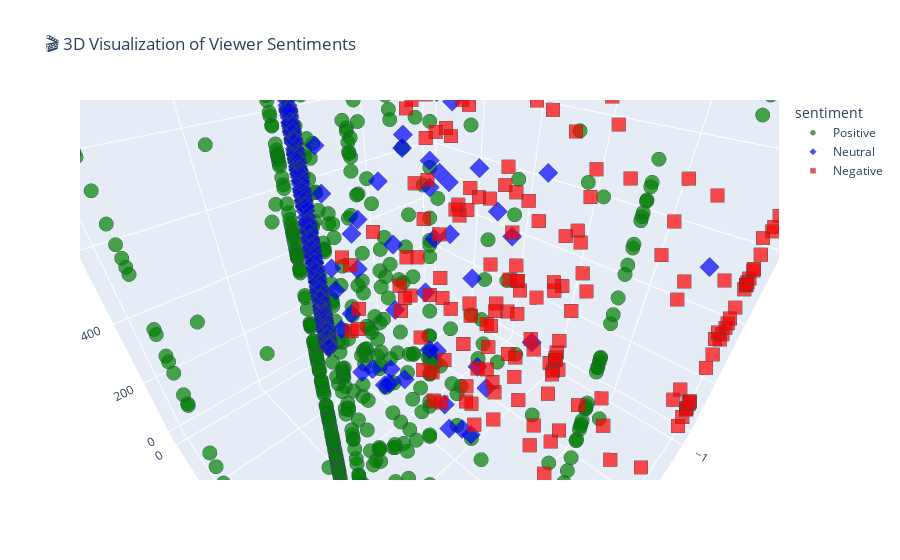

Notebook cell for this chart:
### Code cell
# ==============================
# STEP 6: 3D Visualization (Sentiment Analysis) + AUTO SAVE (FIXED)
# ==============================
import os

# --- Ensure columns exist ---
required_cols = ['polarity', 'subjectivity', 'sentiment']
missing = [col for col in required_cols if col not in df.columns]
if missing:
    print(f"⚠️ Missing columns detected: {missing}")
    print("➡️ Generating polarity, subjectivity, and sentiment columns automatically...")
    from textblob import TextBlob

    def get_polarity(text):
        return TextBlob(str(text)).sentiment.polarity

    def get_subjectivity(text):
        return TextBlob(str(text)).sentiment.subjectivity

    def get_sentiment(score):
        if score > 0.05:
            return 'Positive'
        elif score < -0.05:
            return 'Negative'
        else:
            return 'Neutral'

    df['polarity'] = df['clean_text'].apply(get_polarity)
    df['subjectivity'] = df['clean_text'].apply(get_subjectivity)
    df['sentiment'] = df['polarity'].apply(get_sentiment)

# --- Create smaller sample for performance ---
df_sample = df.sample(n=min(1000, len(df)), random_state=42).reset_index(drop=True)

# --- Folder setup ---
save_folder = r"C:\Users\tejae\OneDrive\Desktop\textanalyticscapstone\dataset"
os.makedirs(save_folder, exist_ok=True)

# ==============================
# --- Plotly Interactive Visualization ---
# ==============================
import plotly.express as px

fig = px.scatter_3d(
    df_sample,
    x='polarity', y='subjectivity', z=df_sample.index,
    color='sentiment',
    title='🎬 3D Visualization of Viewer Sentiments',
    color_discrete_map={'Positive': 'green', 'Neutral': 'blue', 'Negative': 'red'},
    symbol='sentiment',
    opacity=0.7
)

fig.update_traces(marker=dict(size=5, line=dict(width=0.5, color='DarkSlateGrey')))
fig.update_layout(scene=dict(
    xaxis_title='Polarity (−1 to +1)',
    yaxis_title='Subjectivity (0 to 1)',
    zaxis_title='Review Index'
))
fig.show()

# --- Save Plotly charts ---
html_path = os.path.join(save_folder, "UC1_Sentiment_3D.html")
png_path = os.path.join(save_folder, "UC1_Sentiment_3D.png")

fig.write_html(html_path)

try:
    fig.write_image(png_path)
    print(f"✅ Plotly visuals saved:\n{html_path}\n{png_path}")
except Exception as e:
    print(f"⚠️ PNG save failed (install kaleido): {e}")
    print(f"✅ Interactive HTML saved:\n{html_path}")

# ==============================
# --- Matplotlib Static Visualization ---
# ==============================
import matplotlib.pyplot as plt
from mpl_toolkits.mplot3d import Axes3D

fig2 = plt.figure(figsize=(10,7))
ax = fig2.add_subplot(111, projection='3d')
colors = {'Positive':'green', 'Negative':'red', 'Neutral':'blue'}

ax.scatter(
    df_sample['polarity'],
    df_sample['subjectivity'],
    df_sample.index,
    c=df_sample['sentiment'].map(colors),
    s=40, alpha=0.6
)

ax.set_xlabel('Polarity')
ax.set_ylabel('Subjectivity')
ax.set_zlabel('Index')
ax.set_title('3D Sentiment Space (Matplotlib)')

matplotlib_path = os.path.join(save_folder, "UC1_Sentiment_Matplotlib.png")
plt.savefig(matplotlib_path, dpi=300, bbox_inches='tight')
plt.show()

print(f"💾 Matplotlib 3D chart saved to:\n{matplotlib_path}")

### Figure 1 — Plotly figure (JSON) as saved in the notebook; plotly's stock layout.template omitted (floating-point values rounded to 4 significant figures; data arrays with more than 128 entries replaced by an {"elided": "..."} marker saying what was removed)
{"data": [{"hovertemplate": "sentiment=Positive<br>polarity=%{x}<br>subjectivity=%{y}<br>index=%{z}<extra></extra>", "legendgroup": "Positive", "marker": {"color": "green", "line": {"color": "DarkSlateGrey", "width": 0.5}, "opacity": 0.7, "size": 5, "symbol": "circle"}, "mode": "markers", "name": "Positive", "scene": "scene", "showlegend": true, "type": "scatter3d", "x": {"elided": "542 float values"}, "y": {"elided": "542 float values"}, "z": {"elided": "542 int values"}}, {"hovertemplate": "sentiment=Neutral<br>polarity=%{x}<br>subjectivity=%{y}<br>index=%{z}<extra></extra>", "legendgroup": "Neutral", "marker": {"color": "blue", "line": {"color": "DarkSlateGrey", "width": 0.5}, "opacity": 0.7, "size": 5, "symbol": "diamond"}, "mode": "markers", "name": "Neutral", "scene": "scene", "showlegend": true, "type": "scatter3d", "x": {"elided": "282 float values"}, "y": {"elided": "282 float values"}, "z": {"elided": "282 int values"}}, {"hovertemplate": "sentiment=Negative<br>polarity=%{x}<br>subjectivity=%{y}<br>index=%{z}<extra></extra>", "legendgroup": "Negative", "marker": {"color": "red", "line": {"color": "DarkSlateGrey", "width": 0.5}, "opacity": 0.7, "size": 5, "symbol": "square"}, "mode": "markers", "name": "Negative", "scene": "scene", "showlegend": true, "type": "scatter3d", "x": {"elided": "176 float values"}, "y": {"elided": "176 float values"}, "z": {"elided": "176 int values"}}], "layout": {"autosize": true, "legend": {"title": {"text": "sentiment"}, "tracegroupgap": 0}, "scene": {"aspectmode": "auto", "aspectratio": {"x": 1, "y": 1, "z": 1}, "camera": {"center": {"x": 0, "y": 0, "z": 0}, "eye": {"x": 0.5614, "y": 0.5614, "z": 0.5614}, "projection": {"type": "perspective"}, "up": {"x": 0, "y": 0, "z": 1}}, "domain": {"x": [0, 1], "y": [0, 1]}, "xaxis": {"title": {"text": "Polarity (−1 to +1)"}, "type": "linear"}, "yaxis": {"title": {"text": "Subjectivity (0 to 1)"}, "type": "linear"}, "zaxis": {"title": {"text": "Review Index"}, "type": "linear"}}, "title": {"text": "🎬 3D Visualization of Viewer Sentiments"}}}
